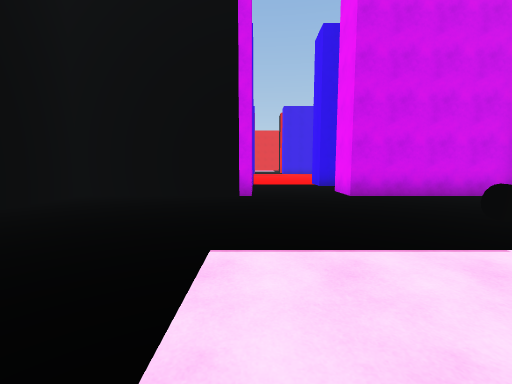
view 1 (above)

16 first-person views from a walk through a 3-D level made in the Unity game engine. The camera is 1.5 m above the floor, tilts 6° down and sees 90° across. The floor is counted in squares, 2 m on a side. Each view is taken from the middle of a square. On the plan, view 1 faces up. The plan holds only what a view shows up to about 9 squares ahead; the rest is blank. The place goes on beyond the plan. The player is left out.

view 2
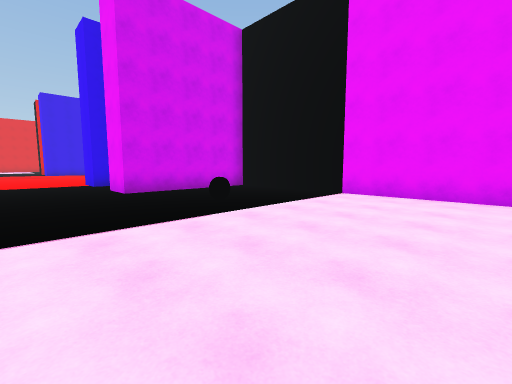

view 3
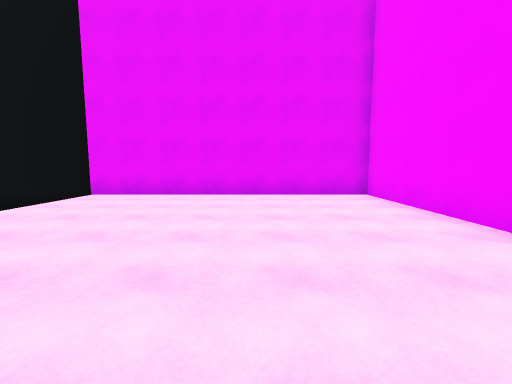

view 4
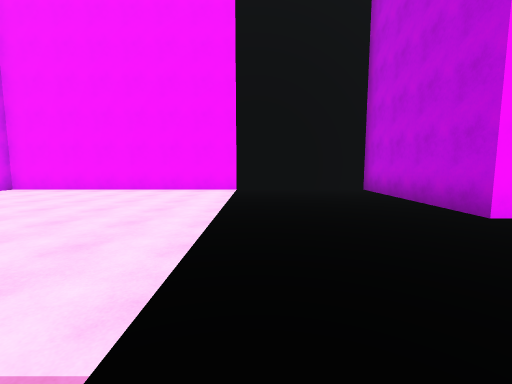

view 5
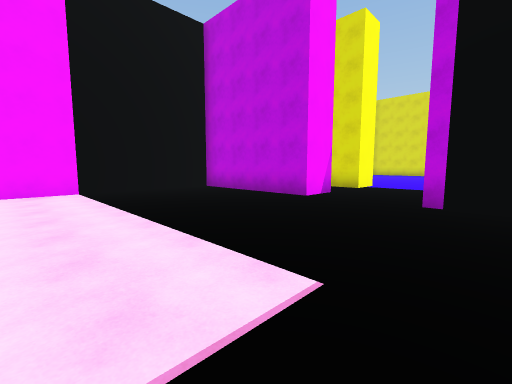

view 6
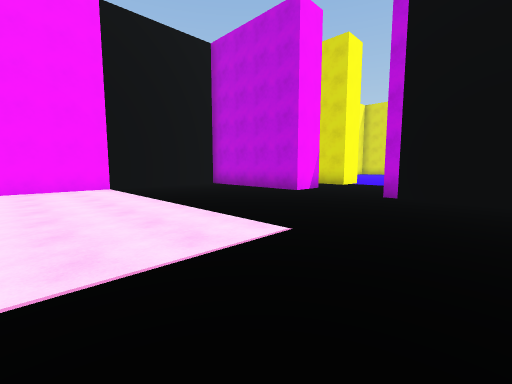

view 7
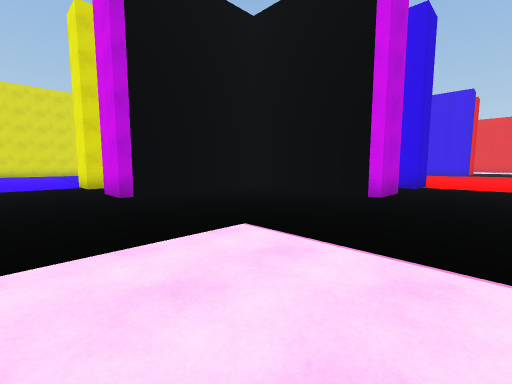

view 8
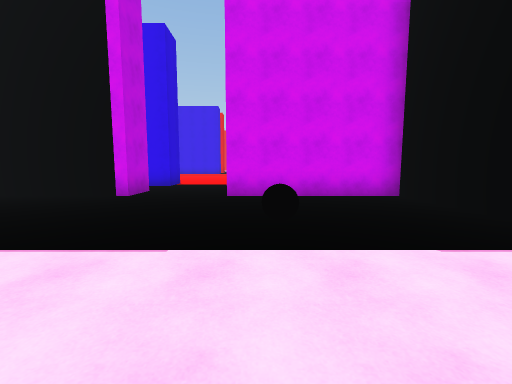

view 9
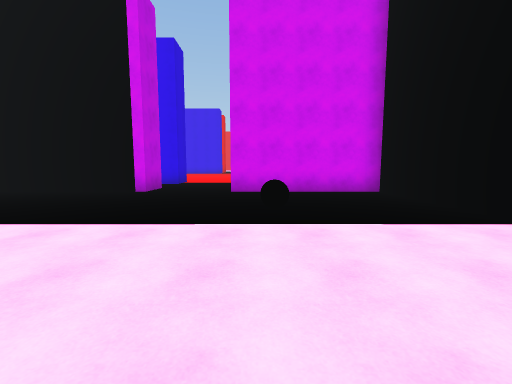

view 10
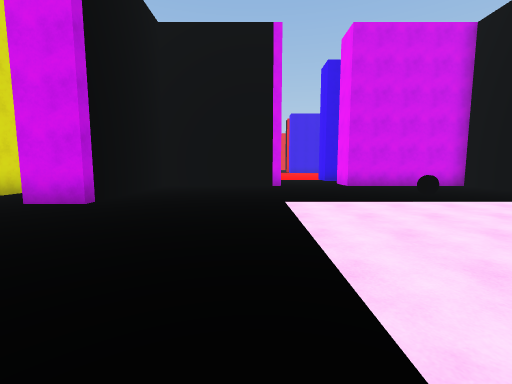

view 11
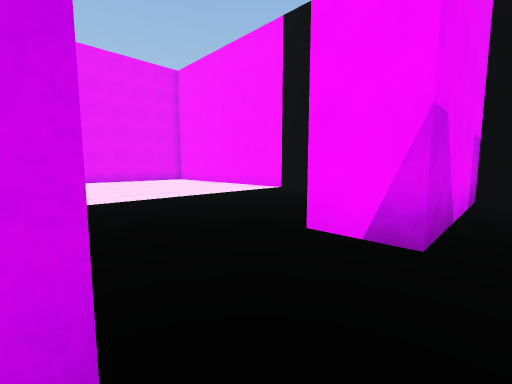

view 12
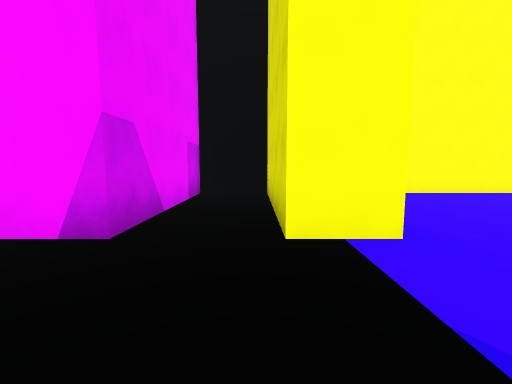

view 13
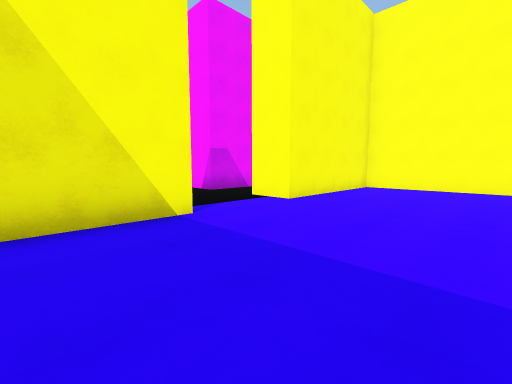

view 14
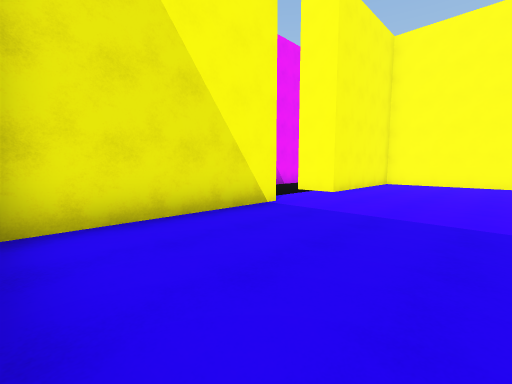

view 15
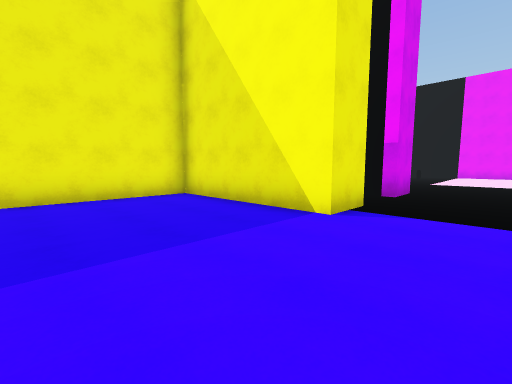

view 16
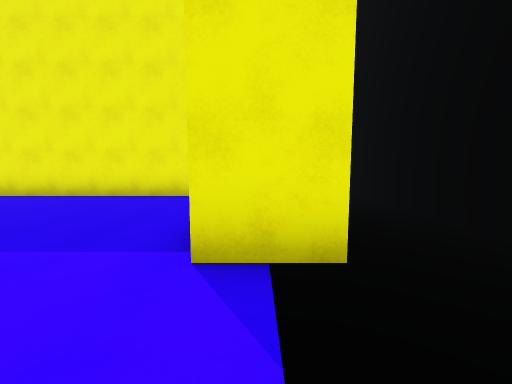

### Floor plan
Points are (right, up) in squares from view 1. A wall is a line through its corners. A room is listed if a view was taken in it or the views show most of it. See-through windows are left out.
Room 1 (views 1, 2, 3, 4, 5, 6, 7, 8, 9, 10)
walls: (-0.1, 7.5) (-0.1, 6.2) (-4.3, 6.2) (-4.3, 1.9) (-5.5, 1.9); (-5.5, -0.6) (-4.3, -0.6) (-4.3, -4.8) (6.5, -4.8) (6.5, 6.2) (2.3, 6.2) (2.3, 7.5); (-0.1, 10.5) (-0.1, 9.3) (-0.6, 9.3)
ways out: opening at (-5, 0.5) to room 2; opening at (1, 10.3)
objects: other object (3, 3)
Room 2 (views 11, 12, 13, 14, 15, 16)
walls: (-7.3, 3.9) (-7.3, 1.9) (-8.5, 1.9) (-8.5, 6.2) (-12.5, 6.2); (-5.5, 1.9) (-5.5, 2.6); (-5.5, 5) (-5.5, 6.2); (-7.4, -4.8) (-5.5, -4.8) (-5.5, -0.6); (-12.5, -4.8) (-8.5, -4.8) (-8.5, -0.6) (-7.3, -0.6) (-7.3, -4.4)
ways out: opening at (-5, 0.5) to room 1

Where each view was taken, in squares from view 1:
view 1: 0 up, 0 right, facing up
view 2: 1 down, 0 right, facing up-right
view 3: 2 down, 0 right, facing right
view 4: 3 up, 1 left, facing down
view 5: 3 up, 1 right, facing down-left
view 6: 4 up, 2 right, facing down-left
view 7: 0 up, 2 right, facing up-left
view 8: 0 up, 3 right, facing up
view 9: 1 down, 3 right, facing up
view 10: 3 down, 1 left, facing up
view 11: 2 up, 6 left, facing down-right
view 12: 2 up, 7 left, facing down
view 13: 4 up, 12 left, facing down-right
view 14: 6 up, 12 left, facing down-right
view 15: 0 up, 12 left, facing up-right
view 16: 0 up, 8 left, facing up
